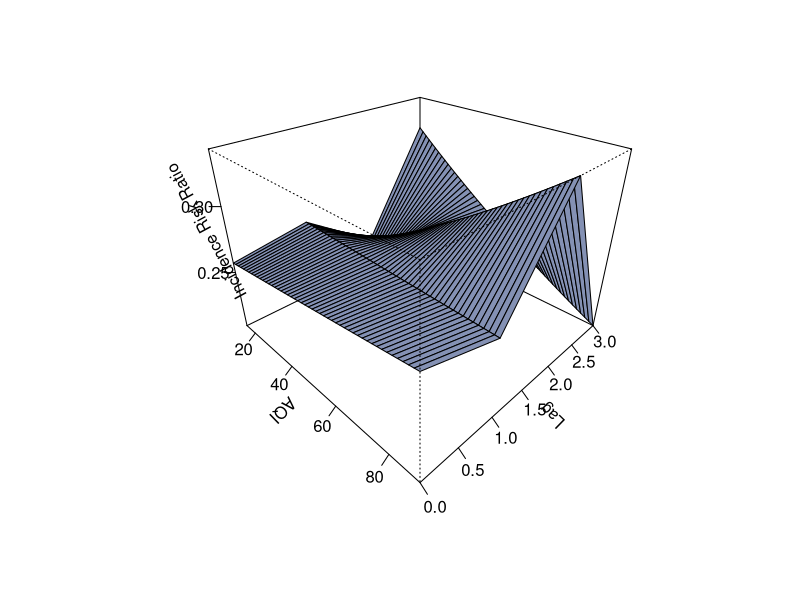

The R source for this figure:
library(readxl)
library(lubridate)
library(dplyr)
library(stringr)
library(tidyr)
library(writexl)
library(purrr)
library(pscl)
library(VGAM)
library(scatterplot3d)
setwd("/Users/shij/Documents/GitHub/NMDA_data_analysis/")

###############Data checking

my.dat<-read_xlsx("./data/air_quality_new/NMDA1_with_pollution.xlsx")
View(my.dat)
na_counts <- colSums(is.na(my.dat))
na_summary <- data.frame(
  column = names(na_counts),
  na_count = as.vector(na_counts)
)
# Sort, by the highest NA count:
na_summary[order(-na_summary$na_count), ]
View(na_summary)

###############Zero-inflated-Poisson for AQI

reg.dat<-my.dat %>%
  count(`Residential address`, `Date of onset1`, AQI_M0,AQI_M1,AQI_M2,AQI_M3)
View(reg.dat)

zerotrunc_model1 <- vglm(n ~ AQI_M0, pospoisson, data = reg.dat)
summary(zerotrunc_model1)

zerotrunc_model2 <- vglm(n ~ AQI_M1, pospoisson, data = reg.dat)
summary(zerotrunc_model2)

zerotrunc_model3 <- vglm(n ~ AQI_M2, pospoisson, data = reg.dat)
summary(zerotrunc_model3)

zerotrunc_model4 <- vglm(n ~ AQI_M3, pospoisson, data = reg.dat)
summary(zerotrunc_model4)

sapply(reg.dat, range)

estbeta<-matrix(data = NA, ncol = 2, nrow = 4)

estbeta[1,]=coef(zerotrunc_model1)
estbeta[2,]=coef(zerotrunc_model2)
estbeta[3,]=coef(zerotrunc_model3)
estbeta[4,]=coef(zerotrunc_model4)

y=c(0:3)
x <- seq(15, 90, length=50)
z<- outer(x, y, function(x, y) exp(estbeta[(y+1),1]+x*estbeta[(y+1),2]))

jpeg("AQI_month.jpeg", width = 560, height = 500)
persp(x, y, z, theta=45, phi=30, expand=0.75, col="#8491B4",xlab = "\nAQI",
      ylab = "\nLag",
      zlab = "\n\nIncidence Risk Ratio",ticktype = "detailed")
dev.off()
